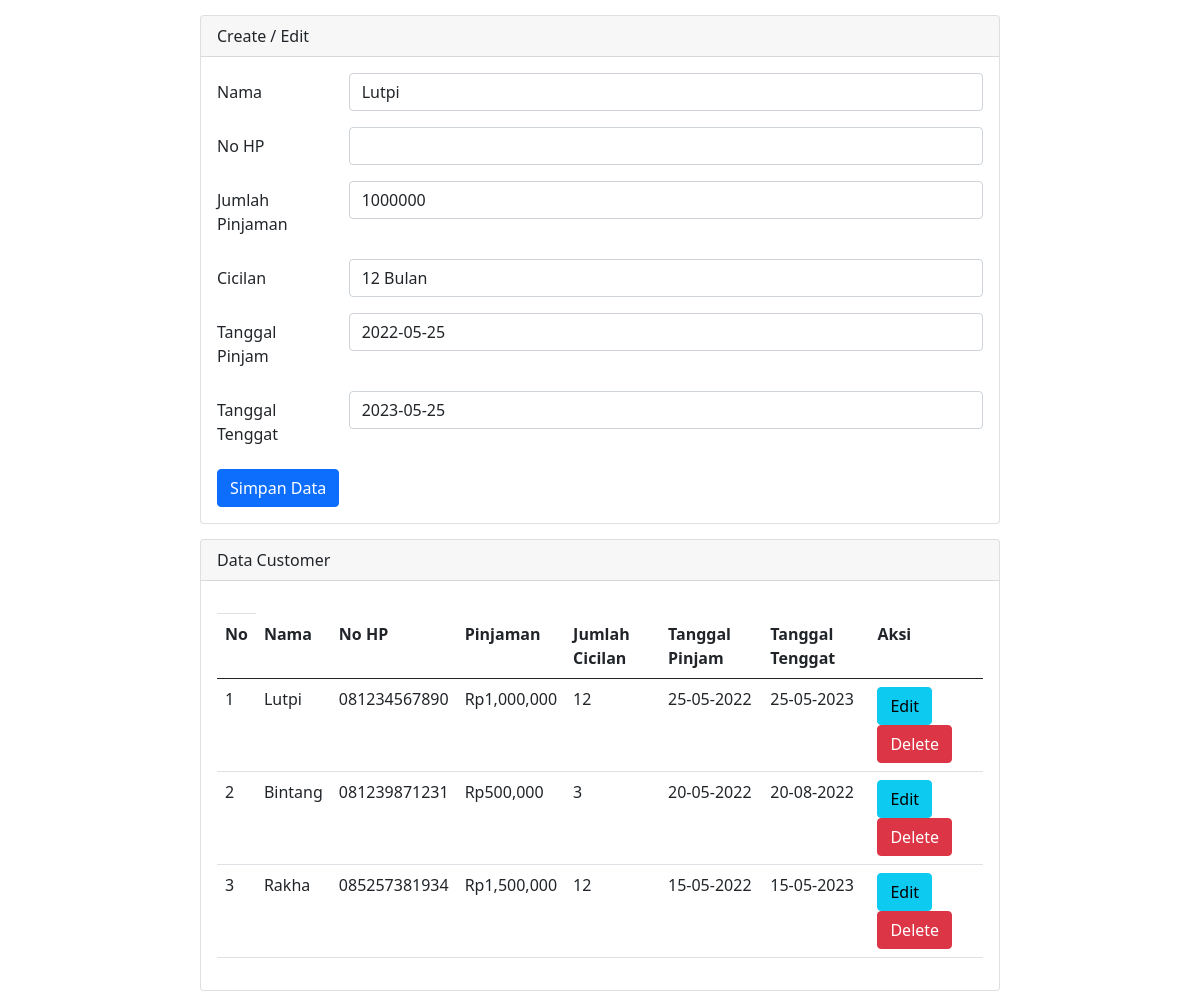
The page /form-daftar.php?op=edit&id_transaksi=1 on the database its author committed.
### tables this page shows
CREATE TABLE `transaksi` (
  `id_transaksi` int(11) NOT NULL,
  `id` int(11) DEFAULT NULL,
  `id_cicilan` int(11) DEFAULT NULL
);

CREATE TABLE `customer` (
  `id` int(11) NOT NULL,
  `nama_cust` varchar(30) DEFAULT NULL,
  `no_hp` varchar(13) DEFAULT NULL
);

CREATE TABLE `cicilan` (
  `id_cicilan` int(11) NOT NULL,
  `jml_pinjaman` int(11) DEFAULT NULL,
  `jml_cicilan` int(11) DEFAULT NULL,
  `tgl_pinjam` date DEFAULT NULL,
  `tgl_tenggat` date DEFAULT NULL,
  `id` int(11) DEFAULT NULL
);

### form-daftar.php (the view, shortened to what this page needs)
<?php
$nama       = "";
$nohp       = "";
$pinjaman   = "";
$cicilan    = "";
$pinjam     = "";
$tenggat    = "";
if (isset($_GET['op'])) {
    $op = $_GET['op'];
} else {
    $op = "";
}
if ($op == 'edit') {
    $id = $_GET['id_transaksi'];
    $sql1 = "SELECT
    transaksi.id_transaksi ,
    transaksi.id,
    transaksi.id_cicilan,
    customer.id,
    customer.nama_cust AS nama,
    customer.no_hp,
    cicilan.id_cicilan,
    cicilan.jml_pinjaman,
    cicilan.jml_cicilan,
    cicilan.tgl_pinjam,
    cicilan.tgl_tenggat
    from transaksi
    INNER JOIN customer ON transaksi.id=customer.id
    INNER JOIN cicilan ON transaksi.id_cicilan=cicilan.id_cicilan
    WHERE id_transaksi = '$id'
    ";
    $q1 = mysqli_query($koneksi, $sql1);
    $r1 = mysqli_fetch_array($q1);
    $nama       = $r1['nama'];
    $nohp       = $r1['no_hp'];
    $pinjaman   = $r1['jml_pinjaman'];
    $cicilan    = $r1['jml_cicilan'];
    $pinjam     = $r1['tgl_pinjam'];
    $tenggat    = $r1['tgl_tenggat'];
    if ($nohp = '') {
        $error = "Data Tidak Ditemukan";
    }
}
?>
<!DOCTYPE html>
<html lang="en">
<head>
    <link href="https://cdn.jsdelivr.net/npm/bootstrap@5.0.2/dist/css/bootstrap.min.css" rel="stylesheet">
</head>
<body style="height: 500px;">
    <div class="mx-auto">
        <div class="card">
            <div class="card-header">
                Create / Edit
            </div>
            <div class="card-body">
                <form action="" method="POST">
                    <div class="mb-3 row">
                        <label for="nama" class="col-sm-2 col-form-label">Nama</label>
                        <div class="col-sm-10">
                            <input type="text" class="form-control" id="nama" name="nama" value="<?php echo $nama ?>">
                        </div>
                    </div>
                    <div class="mb-3 row">
                        <label for="nohp" class="col-sm-2 col-form-label">No HP</label>
                        <div class="col-sm-10">
                            <input type="text" class="form-control" id="nohp" name="nohp" value="<?php echo $nohp ?>">
                        </div>
                    </div>
                    <div class="mb-3 row">
                        <label for="pinjaman" class="col-sm-2 col-form-label">Jumlah Pinjaman</label>
                        <div class="col-sm-10">
                            <input type="text" class="form-control" id="pinjaman" name="pinjaman" value="<?php echo $pinjaman ?>">
                        </div>
                    </div>
                    <div class="mb-3 row">
                        <label for="cicilan" class="col-sm-2 col-form-label">Cicilan</label>
                        <div class="col-sm-10">
                            <select class="form-control" name="cicilan" id="cicilan">
                                <option value="12" <?php if ($cicilan == "12") echo "selected" ?>>12 Bulan</option>
                            </select>
                        </div>
                    </div>
                    <div class="mb-3 row">
                        <label for="pinjam" class="col-sm-2 col-form-label">Tanggal Pinjam</label>
                        <div class="col-sm-10">
                            <input type="text" placeholder="YYYY-MM-DD" class="form-control" id="pinjam" name="pinjam" value="<?php echo $pinjam ?>">
                        </div>
                    </div>
                    <div class="mb-3 row">
                        <label for="tenggat" class="col-sm-2 col-form-label">Tanggal Tenggat</label>
                        <div class="col-sm-10">
                            <input type="text" placeholder="YYYY-MM-DD" class="form-control" id="tenggat" name="tenggat" value="<?php echo $tenggat ?>">
                        </div>
                    </div>
                    <div class="col-12">
                        <input type="submit" name="simpan" value="Simpan Data" class="btn btn-primary">
                    </div>
                </form>
            </div>
        </div>
        <div class="card">
            <div class="card-header">
                Data Customer
            </div>
            <div class="card-body">
                <table class="table">
                    <th>
                        <tr>
                            <th scope="col">No</th>
                            <th scope="col">Nama</th>
                            <th scope="col">No HP</th>
                            <th scope="col">Pinjaman</th>
                            <th scope="col">Jumlah Cicilan</th>
                            <th scope="col">Tanggal Pinjam</th>
                            <th scope="col">Tanggal Tenggat</th>
                            <th scope="col">Aksi</th>
                        </tr>
                        <tbody>
                            <?php
                            $sql1 = "SELECT
                                transaksi.id_transaksi ,
                                transaksi.id,
                                transaksi.id_cicilan,
                                customer.id,
                                customer.nama_cust AS nama,
                                customer.no_hp,
                                cicilan.id_cicilan,
                                cicilan.jml_pinjaman,
                                cicilan.jml_cicilan,
                                cicilan.tgl_pinjam,
                                cicilan.tgl_tenggat
                                from transaksi
                                INNER JOIN customer ON transaksi.id=customer.id
                                INNER JOIN cicilan ON transaksi.id_cicilan=cicilan.id_cicilan
                                ";
                            $q5 = mysqli_query($koneksi, $sql1);
                            while ($r2 = mysqli_fetch_array($q5, MYSQLI_ASSOC)) {
                                $id = $r2['id_transaksi'];
                            ?>
                                <tr>
                                    <td scope="row"><?php echo $r2['id_transaksi']; ?></td>
                                    <td scope="row"><?php echo $r2['nama']; ?></td>
                                    <td scope="row"><?php echo $r2['no_hp']; ?></td>
                                    <td scope="row"><?php echo 'Rp', number_format($r2['jml_pinjaman']); ?></td>
                                    <td scope="row"><?php echo $r2['jml_cicilan']; ?></td>
                                    <td scope="row"><?php echo date('d-m-Y', strtotime($r2['tgl_pinjam'])); ?></td>
                                    <td scope="row"><?php echo date('d-m-Y', strtotime($r2['tgl_tenggat'])); ?></td>
                                    <td scope="row">
                                        <a href="form-daftar.php?op=edit&id_transaksi=<?php echo $id ?>">
                                            <button type="button" class="btn btn-info">Edit</button>
                                        </a>
                                        <a href="form-daftar.php?op=delete&id_transaksi=<?php echo $id ?>" onclick="return confirm('Delete Data?')">
                                            <button type="button" class="btn btn-danger">Delete</button>
                                        </a>
                                    </td>
                                </tr>
                            <?php
                            }
                            ?>
                        </tbody>
                    </th>
                </table>
            </div>
        </div>
    </div>
</body>
</html>

### form-daftar.php (style rules this page uses)
.mx-auto { width: 800px; }
.card { margin-top: 15px; }

### rows shown on the page
transaksi: nama "Lutpi", pinjaman "1000000", pinjam "2022-05-25", tenggat "2023-05-25", id_transaksi "1", id.nama_cust "Lutpi", id.no_hp "081234567890", id_cicilan.jml_pinjaman "1,000,000", id_cicilan.jml_cicilan "12", id_cicilan.tgl_pinjam "25-05-2022", id_cicilan.tgl_tenggat "25-05-2023"
cicilan: cicilan "12 Bulan"
transaksi: id_transaksi "2", id.nama_cust "Bintang", id.no_hp "081239871231", id_cicilan.jml_pinjaman "500,000", id_cicilan.jml_cicilan "3", id_cicilan.tgl_pinjam "20-05-2022", id_cicilan.tgl_tenggat "20-08-2022"
transaksi: id_transaksi "3", id.nama_cust "Rakha", id.no_hp "085257381934", id_cicilan.jml_pinjaman "1,500,000", id_cicilan.jml_cicilan "12", id_cicilan.tgl_pinjam "15-05-2022", id_cicilan.tgl_tenggat "15-05-2023"
